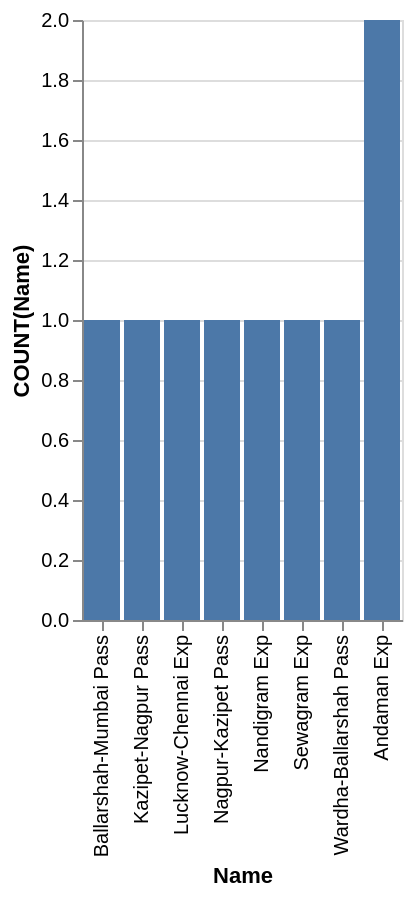

Write the Vega-Lite specification saved for this chart.
### Vega-Lite specification from a JSON file in a GitHub repository (floating-point values rounded to 4 significant figures)
{"data": {"values": [{"x_data": "Andaman Exp", "y_data": 2}, {"x_data": "Ballarshah-Mumbai Pass", "y_data": 1}, {"x_data": "Kazipet-Nagpur Pass", "y_data": 1}, {"x_data": "Lucknow-Chennai Exp", "y_data": 1}, {"x_data": "Nagpur-Kazipet Pass", "y_data": 1}, {"x_data": "Nandigram Exp", "y_data": 1}, {"x_data": "Sewagram Exp", "y_data": 1}, {"x_data": "Wardha-Ballarshah Pass", "y_data": 1}]}, "mark": "bar", "encoding": {"x": {"field": "x_data", "type": "nominal", "title": "Name", "sort": {"op": "sum", "field": "y_data", "order": "ascending"}}, "y": {"field": "y_data", "type": "quantitative", "title": "COUNT(Name)"}}}
